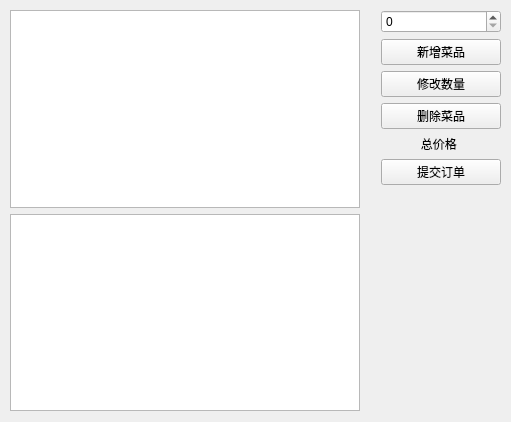
<?xml version="1.0" encoding="UTF-8"?>
<ui version="4.0">
 <class>select_dish_2</class>
 <widget class="QWidget" name="select_dish_2">
  <property name="geometry">
   <rect>
    <x>0</x>
    <y>0</y>
    <width>511</width>
    <height>422</height>
   </rect>
  </property>
  <property name="windowTitle">
   <string>Form</string>
  </property>
  <widget class="QWidget" name="horizontalLayoutWidget">
   <property name="geometry">
    <rect>
     <x>10</x>
     <y>10</y>
     <width>491</width>
     <height>401</height>
    </rect>
   </property>
   <layout class="QHBoxLayout" name="horizontalLayout">
    <item>
     <layout class="QVBoxLayout" name="verticalLayout_2">
      <item>
       <widget class="QTableWidget" name="menuTable">
        <property name="minimumSize">
         <size>
          <width>350</width>
          <height>0</height>
         </size>
        </property>
       </widget>
      </item>
      <item>
       <widget class="QTableWidget" name="orderTable">
        <property name="minimumSize">
         <size>
          <width>350</width>
          <height>0</height>
         </size>
        </property>
       </widget>
      </item>
     </layout>
    </item>
    <item>
     <spacer name="horizontalSpacer">
      <property name="orientation">
       <enum>Qt::Orientation::Horizontal</enum>
      </property>
      <property name="sizeHint" stdset="0">
       <size>
        <width>40</width>
        <height>20</height>
       </size>
      </property>
     </spacer>
    </item>
    <item>
     <layout class="QVBoxLayout" name="verticalLayout">
      <item>
       <widget class="QSpinBox" name="quantitySpinBox"/>
      </item>
      <item>
       <widget class="QPushButton" name="addButton">
        <property name="text">
         <string>新增菜品</string>
        </property>
       </widget>
      </item>
      <item>
       <widget class="QPushButton" name="editButton">
        <property name="text">
         <string>修改数量</string>
        </property>
       </widget>
      </item>
      <item>
       <widget class="QPushButton" name="deleteButton">
        <property name="text">
         <string>删除菜品</string>
        </property>
       </widget>
      </item>
      <item>
       <widget class="QLabel" name="totalPriceLabel">
        <property name="minimumSize">
         <size>
          <width>120</width>
          <height>0</height>
         </size>
        </property>
        <property name="text">
         <string>            总价格</string>
        </property>
       </widget>
      </item>
      <item>
       <widget class="QPushButton" name="orderButton">
        <property name="text">
         <string>提交订单</string>
        </property>
       </widget>
      </item>
      <item>
       <spacer name="verticalSpacer">
        <property name="orientation">
         <enum>Qt::Orientation::Vertical</enum>
        </property>
        <property name="sizeHint" stdset="0">
         <size>
          <width>20</width>
          <height>40</height>
         </size>
        </property>
       </spacer>
      </item>
     </layout>
    </item>
   </layout>
  </widget>
 </widget>
 <resources/>
 <connections/>
</ui>
